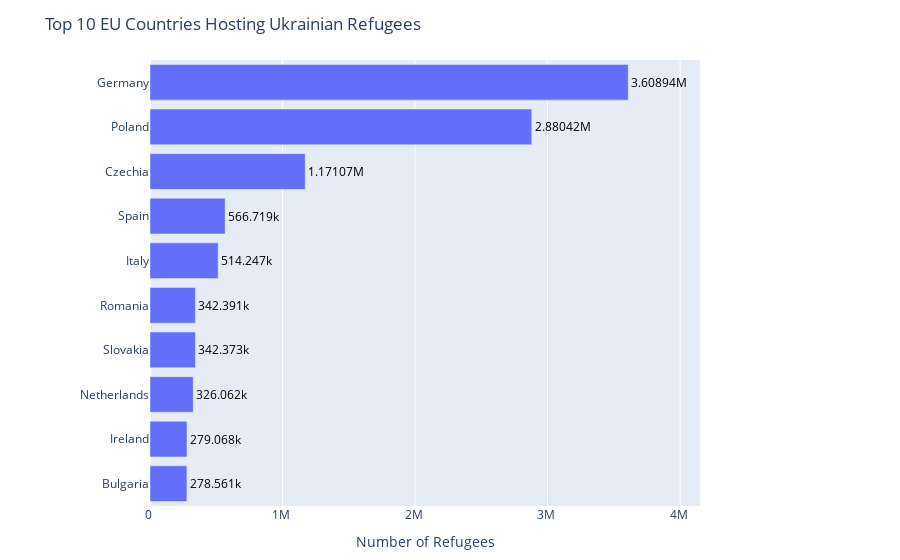

This figure's notebook cell:
### Code cell
def plot_top_refugee_countries(data):
    """
    Creates a horizontal bar plot of top 10 EU countries by refugee count.
    """
    # Aggregate and sort data
    data = data.copy(deep=True)[~data['asylum_country_iso'].isin(['RUS', 'GBR', 'MDA'])]

    top_countries = (
        data.groupby(['asylum_country', 'asylum_country_iso'], as_index=False)
        .agg(total_refugees=('refugees', 'sum'))
        .sort_values('total_refugees', ascending=False)
        .head(10)
        .sort_values('total_refugees', ascending=True)
        .replace({'asylum_country': {'Netherlands (Kingdom of the)': 'Netherlands'}})
    )

    # Create plot with SI formatting
    fig = px.bar(
        top_countries,
        x='total_refugees',
        y='asylum_country',
        orientation='h',
        text='total_refugees',
        hover_data={'asylum_country_iso': True, 'total_refugees': ':,', 'asylum_country': False},
        title='Top 10 EU Countries Hosting Ukrainian Refugees',
        labels={'total_refugees': 'Number of Refugees', 'asylum_country': ''}
    )

    # Customize layout
    max_refugees = top_countries['total_refugees'].max()
    fig.update_layout(
        margin={"r": 200, "t": 60, "l": 150, "b": 40},
        coloraxis_showscale=False,
        yaxis={'categoryorder': 'total ascending'},
        xaxis={
            'showgrid': True,
            'ticksuffix': ' ',
            'tickformat': '~s',
            'range': [0, max_refugees * 1.15]
        },
        hoverlabel={'bgcolor': 'white'}
    )

    # Format numbers and text
    fig.update_traces(
        texttemplate='%{text:~s}',
        textposition='outside',
        textfont_size=12,
        hovertemplate='<b>%{y}</b> (%{customdata[0]})<br>Refugees: %{x:,}<extra></extra>',
        textfont_color='black'
    )

    # Save and show
    fig.show()
    fig.write_image('img/top_10_EU_refugee_countries.png',
                   scale=2,
                   width=1600,
                   height=800)

plot_top_refugee_countries(ua_displacement_cleaned)

### Figure 1 — Plotly figure (JSON) as saved in the notebook; plotly's stock layout.template omitted (floating-point values rounded to 4 significant figures)
{"data": [{"alignmentgroup": "True", "customdata": [["BGR"], ["IRL"], ["NLD"], ["SVK"], ["ROU"], ["ITA"], ["ESP"], ["CZE"], ["POL"], ["DEU"]], "hovertemplate": "<b>%{y}</b> (%{customdata[0]})<br>Refugees: %{x:,}<extra></extra>", "legendgroup": "", "marker": {"color": "#636efa", "pattern": {"shape": ""}}, "name": "", "offsetgroup": "", "orientation": "h", "showlegend": false, "text": [278561, 279068, 326062, 342373, 342391, 514247, 566719, 1171067, 2880424, 3608935], "textfont": {"color": "black", "size": 12}, "textposition": "outside", "texttemplate": "%{text:~s}", "type": "bar", "x": [278561, 279068, 326062, 342373, 342391, 514247, 566719, 1171067, 2880424, 3608935], "xaxis": "x", "y": ["Bulgaria", "Ireland", "Netherlands", "Slovakia", "Romania", "Italy", "Spain", "Czechia", "Poland", "Germany"], "yaxis": "y"}], "layout": {"barmode": "relative", "coloraxis": {"showscale": false}, "hoverlabel": {"bgcolor": "white"}, "legend": {"tracegroupgap": 0}, "margin": {"b": 40, "l": 150, "r": 200, "t": 60}, "title": {"text": "Top 10 EU Countries Hosting Ukrainian Refugees"}, "xaxis": {"anchor": "y", "domain": [0, 1], "range": [0, 4150000.0], "showgrid": true, "tickformat": "~s", "ticksuffix": " ", "title": {"text": "Number of Refugees"}}, "yaxis": {"anchor": "x", "categoryorder": "total ascending", "domain": [0, 1], "title": {"text": ""}}}}
